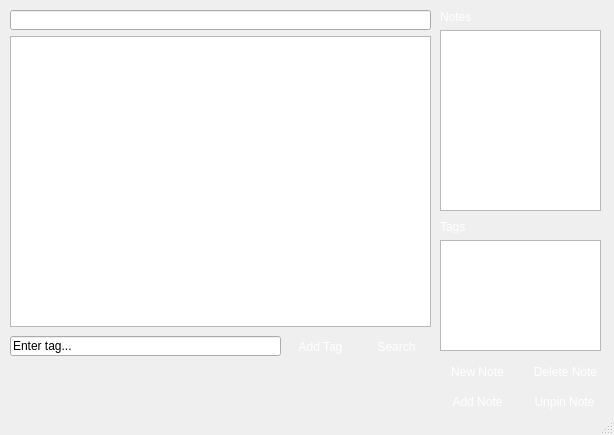
<?xml version="1.0" encoding="UTF-8"?>
<ui version="4.0">
 <class>MainWindow</class>
 <widget class="QMainWindow" name="MainWindow">
  <property name="geometry">
   <rect>
    <x>0</x>
    <y>0</y>
    <width>614</width>
    <height>435</height>
   </rect>
  </property>
  <property name="windowTitle">
   <string>Smart Notes</string>
  </property>
  <property name="styleSheet">
   <string notr="true">background-color : &quot;#212121&quot;;</string>
  </property>
  <widget class="QWidget" name="centralwidget">
   <widget class="QTextEdit" name="textEdit">
    <property name="geometry">
     <rect>
      <x>10</x>
      <y>36</y>
      <width>421</width>
      <height>291</height>
     </rect>
    </property>
   </widget>
   <widget class="QLineEdit" name="enterTag_le">
    <property name="geometry">
     <rect>
      <x>10</x>
      <y>336</y>
      <width>271</width>
      <height>20</height>
     </rect>
    </property>
    <property name="text">
     <string>Enter tag...</string>
    </property>
   </widget>
   <widget class="QPushButton" name="newNote_btn">
    <property name="geometry">
     <rect>
      <x>440</x>
      <y>360</y>
      <width>75</width>
      <height>23</height>
     </rect>
    </property>
    <property name="styleSheet">
     <string notr="true">background-color : &quot;#303030&quot;;
color : white;
border : 1px solid &quot;#e8e8e8&quot;;
border-radius : 5px</string>
    </property>
    <property name="text">
     <string>New Note</string>
    </property>
   </widget>
   <widget class="QPushButton" name="deleteNote_btn">
    <property name="geometry">
     <rect>
      <x>528</x>
      <y>360</y>
      <width>75</width>
      <height>23</height>
     </rect>
    </property>
    <property name="styleSheet">
     <string notr="true">background-color : &quot;#303030&quot;;
color : white;
border : 1px solid &quot;#e8e8e8&quot;;
border-radius : 5px</string>
    </property>
    <property name="text">
     <string>Delete Note</string>
    </property>
   </widget>
   <widget class="QPushButton" name="addTag_btn">
    <property name="geometry">
     <rect>
      <x>285</x>
      <y>335</y>
      <width>71</width>
      <height>23</height>
     </rect>
    </property>
    <property name="styleSheet">
     <string notr="true">background-color : &quot;#303030&quot;;
color : white;
border : 1px solid &quot;#e8e8e8&quot;;
border-radius : 5px</string>
    </property>
    <property name="text">
     <string>Add Tag</string>
    </property>
   </widget>
   <widget class="QLabel" name="note_label">
    <property name="geometry">
     <rect>
      <x>440</x>
      <y>10</y>
      <width>81</width>
      <height>13</height>
     </rect>
    </property>
    <property name="styleSheet">
     <string notr="true">color : white</string>
    </property>
    <property name="text">
     <string>Notes</string>
    </property>
   </widget>
   <widget class="QListWidget" name="tags_list">
    <property name="geometry">
     <rect>
      <x>440</x>
      <y>240</y>
      <width>161</width>
      <height>111</height>
     </rect>
    </property>
   </widget>
   <widget class="QListWidget" name="notes_list">
    <property name="geometry">
     <rect>
      <x>440</x>
      <y>30</y>
      <width>161</width>
      <height>181</height>
     </rect>
    </property>
   </widget>
   <widget class="QLabel" name="tags_label">
    <property name="geometry">
     <rect>
      <x>440</x>
      <y>220</y>
      <width>47</width>
      <height>13</height>
     </rect>
    </property>
    <property name="styleSheet">
     <string notr="true">color : white;</string>
    </property>
    <property name="text">
     <string>Tags</string>
    </property>
   </widget>
   <widget class="QPushButton" name="search_btn">
    <property name="geometry">
     <rect>
      <x>359</x>
      <y>335</y>
      <width>75</width>
      <height>23</height>
     </rect>
    </property>
    <property name="styleSheet">
     <string notr="true">background-color : &quot;#303030&quot;;
color : white;
border : 1px solid &quot;#e8e8e8&quot;;
border-radius : 5px</string>
    </property>
    <property name="text">
     <string>Search</string>
    </property>
   </widget>
   <widget class="QLineEdit" name="name_le">
    <property name="geometry">
     <rect>
      <x>10</x>
      <y>10</y>
      <width>421</width>
      <height>20</height>
     </rect>
    </property>
    <property name="text">
     <string/>
    </property>
   </widget>
   <widget class="QPushButton" name="unpinNote_btn">
    <property name="geometry">
     <rect>
      <x>527</x>
      <y>390</y>
      <width>75</width>
      <height>23</height>
     </rect>
    </property>
    <property name="styleSheet">
     <string notr="true">background-color : &quot;#303030&quot;;
color : white;
border : 1px solid &quot;#e8e8e8&quot;;
border-radius : 5px</string>
    </property>
    <property name="text">
     <string>Unpin Note</string>
    </property>
   </widget>
   <widget class="QPushButton" name="addNote_btn">
    <property name="geometry">
     <rect>
      <x>440</x>
      <y>390</y>
      <width>75</width>
      <height>23</height>
     </rect>
    </property>
    <property name="styleSheet">
     <string notr="true">background-color : &quot;#303030&quot;;
color : white;
border : 1px solid &quot;#e8e8e8&quot;;
border-radius : 5px</string>
    </property>
    <property name="text">
     <string>Add Note</string>
    </property>
   </widget>
  </widget>
  <widget class="QStatusBar" name="statusbar"/>
 </widget>
 <resources/>
 <connections/>
</ui>
